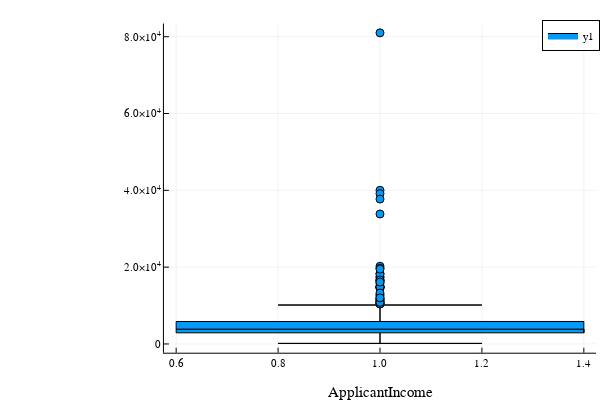

Write notebook code for a chart like this one.
### Code cell
using StatsPlots
StatsPlots.boxplot(train[!,"ApplicantIncome"],xlabel="ApplicantIncome")

### Figure 1 — Plotly figure (JSON) as saved in the notebook; plotly's stock layout.template omitted (floating-point values rounded to 4 significant figures)
{"data": [{"fill": "tozeroy", "fillcolor": "rgba(0, 154, 250, 1.000)", "legendgroup": "y1", "line": {"color": "rgba(0, 0, 0, 1.000)", "dash": "solid", "width": 1}, "mode": "lines", "name": "y1", "showlegend": true, "type": "scatter", "x": [1, 0.8, 1.2, 1, 1, 1], "xaxis": "x1", "y": [150, 150, 150, 150, 2899.0, 150], "yaxis": "y1"}, {"fill": "tozeroy", "fillcolor": "rgba(0, 154, 250, 1.000)", "legendgroup": "y1", "line": {"color": "rgba(0, 0, 0, 1.000)", "dash": "solid", "width": 1}, "mode": "lines", "name": "y1", "showlegend": false, "type": "scatter", "x": [1.4, 1.4, 0.6, 0.6, 1.4, 1.4, 1.4], "xaxis": "x1", "y": [2899.0, 3859, 3859, 2899.0, 2899.0, 3859, 2899.0], "yaxis": "y1"}, {"fill": "tozeroy", "fillcolor": "rgba(0, 154, 250, 1.000)", "legendgroup": "y1", "line": {"color": "rgba(0, 0, 0, 1.000)", "dash": "solid", "width": 1}, "mode": "lines", "name": "y1", "showlegend": false, "type": "scatter", "x": [1.4, 0.6, 0.6, 1.4, 1.4, 1, 1.4], "xaxis": "x1", "y": [5852.0, 5852.0, 3859, 3859, 5852.0, 5852.0, 5852.0], "yaxis": "y1"}, {"fill": "tozeroy", "fillcolor": "rgba(0, 154, 250, 1.000)", "legendgroup": "y1", "line": {"color": "rgba(0, 0, 0, 1.000)", "dash": "solid", "width": 1}, "mode": "lines", "name": "y1", "showlegend": false, "type": "scatter", "x": [1, 0.8, 1.2, 1, 1, 1], "xaxis": "x1", "y": [10139, 10139, 10139, 10139, 5852.0, 10139], "yaxis": "y1"}, {"colorbar": {"title": ""}, "legendgroup": "y1", "marker": {"color": "rgba(0, 154, 250, 1.000)", "line": {"color": "rgba(0, 0, 0, 1.000)", "width": 1}, "size": 8, "symbol": "circle"}, "mode": "markers", "name": "y1", "showlegend": false, "type": "scatter", "x": [1, 1, 1, 1, 1, 1, 1, 1, 1, 1, 1, 1, 1, 1, 1, 1, 1, 1, 1, 1, 1, 1, 1, 1, 1, 1, 1, 1, 1, 1, 1, 1, 1, 1, 1, 1, 1, 1, 1, 1], "xaxis": "x", "y": [12841, 12500, 11500, 10750, 11417, 14583, 10408, 10513, 14999, 11757, 14866, 39999, 33846, 39147, 12000, 11000, 16250, 14683, 11146, 14583, 20233, 15000, 19730, 15759, 81000, 14880, 10416, 37719, 16525, 16667, 10833, 18333, 17263, 13262, 17500, 18165, 19484, 16666, 16120, 12000], "yaxis": "y", "zmax": null, "zmin": null}, {"colorbar": {"title": ""}, "hoverinfo": "text", "legendgroup": "y1", "line": {"color": "rgba(0, 154, 250, 1.000)", "dash": "solid", "shape": "linear", "width": 0}, "mode": "lines", "name": "y1", "showlegend": false, "text": ["Lower fence: 150.0", "Lower fence: 150.0", "Lower fence: 150.0", "Lower fence: 150.0", "Q1: 2898.75"], "type": "scatter", "x": [1, 0.8, 1.2, 1, 1], "xaxis": "x", "y": [150, 150, 150, 150, 2899.0], "yaxis": "y", "zmax": null, "zmin": null}, {"colorbar": {"title": ""}, "hoverinfo": "text", "legendgroup": "y1", "line": {"color": "rgba(0, 154, 250, 1.000)", "dash": "solid", "shape": "linear", "width": 0}, "mode": "lines", "name": "y1", "showlegend": false, "text": ["Q1: 2898.75", "Median: 3859.0", "Median: 3859.0", "Q1: 2898.75", "Q1: 2898.75", "Median: 3859.0"], "type": "scatter", "x": [1.4, 1.4, 0.6, 0.6, 1.4, 1.4], "xaxis": "x", "y": [2899.0, 3859, 3859, 2899.0, 2899.0, 3859], "yaxis": "y", "zmax": null, "zmin": null}, {"colorbar": {"title": ""}, "hoverinfo": "text", "legendgroup": "y1", "line": {"color": "rgba(0, 154, 250, 1.000)", "dash": "solid", "shape": "linear", "width": 0}, "mode": "lines", "name": "y1", "showlegend": false, "text": ["Q3: 5852.5", "Q3: 5852.5", "Median: 3859.0", "Median: 3859.0", "Q3: 5852.5", "Q3: 5852.5"], "type": "scatter", "x": [1.4, 0.6, 0.6, 1.4, 1.4, 1], "xaxis": "x", "y": [5852.0, 5852.0, 3859, 3859, 5852.0, 5852.0], "yaxis": "y", "zmax": null, "zmin": null}, {"colorbar": {"title": ""}, "hoverinfo": "text", "legendgroup": "y1", "line": {"color": "rgba(0, 154, 250, 1.000)", "dash": "solid", "shape": "linear", "width": 0}, "mode": "lines", "name": "y1", "showlegend": false, "text": ["Upper fence: 10139.0", "Upper fence: 10139.0", "Upper fence: 10139.0", "Upper fence: 10139.0", "Q3: 5852.5"], "type": "scatter", "x": [1, 0.8, 1.2, 1, 1], "xaxis": "x", "y": [10139, 10139, 10139, 10139, 5852.0], "yaxis": "y", "zmax": null, "zmin": null}], "layout": {"annotations": [], "height": 400, "legend": {"bgcolor": "rgba(255, 255, 255, 1.000)", "bordercolor": "rgba(0, 0, 0, 1.000)", "borderwidth": 1, "font": {"color": "rgba(0, 0, 0, 1.000)", "family": "sans-serif", "size": 11}, "title": {"font": {"color": "rgba(0, 0, 0, 1.000)", "family": "sans-serif", "size": 15}, "text": ""}, "tracegroupgap": 0, "traceorder": "normal", "x": 1, "xanchor": "auto", "y": 1, "yanchor": "auto"}, "margin": {"b": 20, "l": 0, "r": 0, "t": 20}, "paper_bgcolor": "rgba(255, 255, 255, 1.000)", "plot_bgcolor": "rgba(255, 255, 255, 1.000)", "showlegend": true, "width": 600, "xaxis": {"anchor": "y", "domain": [0.2732, 0.9934], "gridcolor": "rgba(0, 0, 0, 0.100)", "gridwidth": 0.5, "linecolor": "rgba(0, 0, 0, 1.000)", "mirror": false, "range": [0.576, 1.424], "showgrid": true, "showline": true, "showticklabels": true, "tickangle": 0, "tickcolor": "rgb(0, 0, 0)", "tickfont": {"color": "rgba(0, 0, 0, 1.000)", "family": "sans-serif", "size": 11}, "tickmode": "array", "ticks": "inside", "ticktext": ["0.6", "0.8", "1.0", "1.2", "1.4"], "tickvals": [0.6, 0.8, 1, 1.2, 1.4], "title": "ApplicantIncome", "titlefont": {"color": "rgba(0, 0, 0, 1.000)", "family": "sans-serif", "size": 15}, "type": "-", "visible": true, "zeroline": false, "zerolinecolor": "rgba(0, 0, 0, 1.000)"}, "yaxis": {"anchor": "x", "domain": [0.07581, 0.9902], "gridcolor": "rgba(0, 0, 0, 0.100)", "gridwidth": 0.5, "linecolor": "rgba(0, 0, 0, 1.000)", "mirror": false, "range": [-2276.0, 83430.0], "showgrid": true, "showline": true, "showticklabels": true, "tickangle": 0, "tickcolor": "rgb(0, 0, 0)", "tickfont": {"color": "rgba(0, 0, 0, 1.000)", "family": "sans-serif", "size": 11}, "tickmode": "array", "ticks": "inside", "ticktext": ["0", "2.0×10<sup>4</sup>", "4.0×10<sup>4</sup>", "6.0×10<sup>4</sup>", "8.0×10<sup>4</sup>"], "tickvals": [0, 20000, 40000, 60000, 80000], "title": "", "titlefont": {"color": "rgba(0, 0, 0, 1.000)", "family": "sans-serif", "size": 15}, "type": "-", "visible": true, "zeroline": false, "zerolinecolor": "rgba(0, 0, 0, 1.000)"}}}
